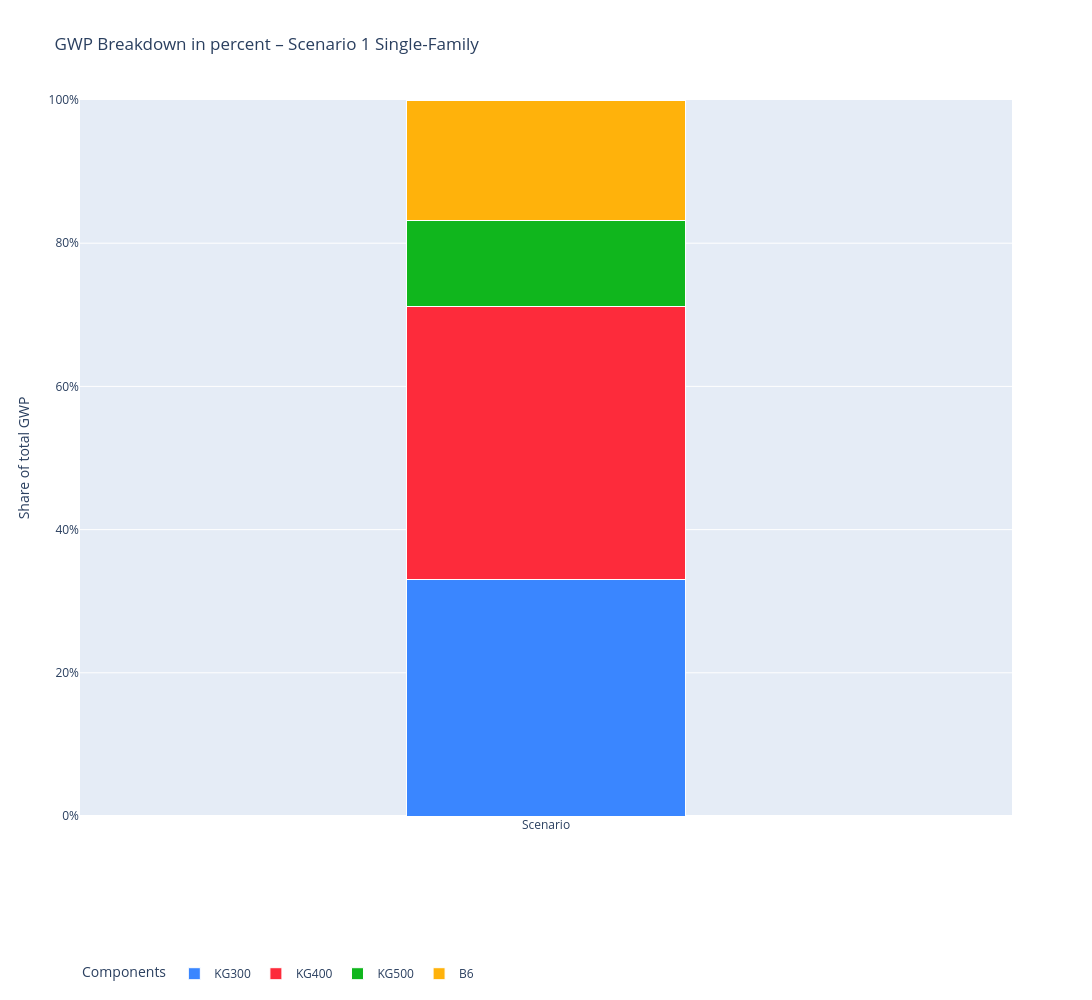

This figure's notebook cell:
### Code cell
# Percent
fig = go.Figure()

# KG300
fig.add_trace(go.Bar(
    x=["Scenario"],
    y=[ABS_GWP_S1_EFH_pct["KG300"]],
    name="KG300",
    marker_color=kg_colors["KG300"],
    width=0.3,
    marker_line_color="white",
    marker_line_width=1
))

# KG400
fig.add_trace(go.Bar(
    x=["Scenario"],
    y=[ABS_GWP_S1_EFH_pct["KG400"]],
    name="KG400",
    marker_color=kg_colors["KG400"],
    width=0.3,
    marker_line_color="white",
    marker_line_width=1
))

# KG500
fig.add_trace(go.Bar(
    x=["Scenario"],
    y=[ABS_GWP_S1_EFH_pct["KG500"]],
    name="KG500",
    marker_color=kg_colors["KG500"],
    width=0.3,
    marker_line_color="white",
    marker_line_width=1
))


# B6
fig.add_trace(go.Bar(
    x=["Scenario"],
    y=[ABS_GWP_S1_EFH_pct["B6"]],
    name="B6",
    marker_color=kg_colors["B6"],
    width=0.3,
    marker_line_color="white",
    marker_line_width=1
))

fig.update_layout(
    barmode="stack",
    title="GWP Breakdown in percent – Scenario 1 Single-Family",
    yaxis_title="Share of total GWP",
    legend_title="Components",
    height=1000,
    width=1100,
    legend=dict(orientation="h", y=-0.2),
    legend_traceorder="normal",
    yaxis=dict(
        tickformat=".0%",
        range=[0, 1]
    )
)

fig.show()

### Figure 1 — Plotly figure (JSON) as saved in the notebook; plotly's stock layout.template omitted (floating-point values rounded to 4 significant figures)
{"data": [{"marker": {"color": "#3A86FF", "line": {"color": "white", "width": 1}}, "name": "KG300", "type": "bar", "width": 0.3, "x": ["Scenario"], "y": [0.3297]}, {"marker": {"color": "#FD2B3B", "line": {"color": "white", "width": 1}}, "name": "KG400", "type": "bar", "width": 0.3, "x": ["Scenario"], "y": [0.3813]}, {"marker": {"color": "#10B61D", "line": {"color": "white", "width": 1}}, "name": "KG500", "type": "bar", "width": 0.3, "x": ["Scenario"], "y": [0.12]}, {"marker": {"color": "#FFB20B", "line": {"color": "white", "width": 1}}, "name": "B6", "type": "bar", "width": 0.3, "x": ["Scenario"], "y": [0.1689]}], "layout": {"barmode": "stack", "height": 1000, "legend": {"orientation": "h", "title": {"text": "Components"}, "traceorder": "normal", "y": -0.2}, "title": {"text": "GWP Breakdown in percent – Scenario 1 Single-Family"}, "width": 1100, "yaxis": {"range": [0, 1], "tickformat": ".0%", "title": {"text": "Share of total GWP"}}}}
